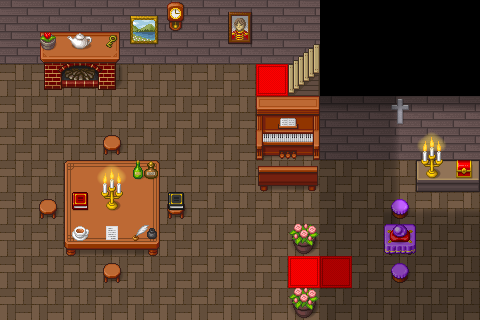

Tiled map render using the project's own tile images. Description and the whole map definition, tile-layer contents included, below:
An orthogonal 15x10 tile map with 32x32 px tiles, 6 tile layers (suelo, sombra2, suelo2, decoraciones, ...), 2 tilesets.

<map version="1.5" tiledversion="1.7.0" orientation="orthogonal" renderorder="right-down" width="15" height="10" tilewidth="32" tileheight="32" infinite="0" nextlayerid="7" nextobjectid="1">
 <tileset firstgid="1" source="tiles/[Base]BaseChip_pipo.tsx" />
 <tileset firstgid="1065" source="tiles/LightShadow_pipo.tsx" />
 <layer id="1" name="suelo" width="15" height="10">
  <data encoding="csv">
297,297,297,297,297,297,297,297,297,297,0,0,0,0,0,
297,297,297,297,297,297,297,297,297,297,0,0,0,0,0,
313,313,313,313,313,313,313,313,313,313,0,0,0,0,0,
313,313,313,313,313,313,313,313,313,313,297,297,297,297,297,
313,313,313,313,313,313,313,313,313,313,297,297,297,297,297,
313,313,313,313,313,313,313,313,313,313,313,313,313,313,313,
313,313,313,313,313,313,313,313,313,313,313,313,313,313,313,
313,313,313,313,313,313,313,313,313,313,313,313,313,313,313,
313,313,313,313,313,313,313,313,313,313,313,313,313,313,313,
313,313,313,313,313,313,313,313,313,313,313,313,313,313,313
</data>
 </layer>
 <layer id="5" name="sombra2" width="15" height="10">
  <data encoding="csv">
0,0,0,0,0,0,0,0,0,0,0,0,0,0,0,
0,0,0,0,0,0,0,0,0,0,0,0,0,0,0,
0,0,0,0,0,0,0,0,0,0,0,0,0,0,0,
0,0,0,0,0,0,0,0,0,0,0,0,0,0,0,
0,0,0,0,0,0,0,0,0,0,0,0,0,0,0,
0,0,0,0,0,0,0,0,0,0,0,0,0,0,0,
0,0,0,0,0,0,0,0,0,0,0,0,0,0,0,
0,0,0,0,0,0,0,0,0,1068,0,0,0,0,0,
0,0,0,0,0,0,0,0,0,0,0,0,0,0,0,
0,0,0,0,0,0,0,0,0,1068,0,0,0,0,0
</data>
 </layer>
 <layer id="2" name="suelo2" width="15" height="10">
  <data encoding="csv">
0,0,0,0,0,811,0,0,0,0,0,0,0,0,0,
0,833,834,835,0,0,0,0,0,319,0,0,0,0,0,
0,841,842,843,0,0,0,0,0,327,0,0,0,0,0,
0,0,0,0,0,0,0,0,844,845,0,0,0,0,0,
0,0,0,755,0,0,0,0,852,853,0,0,0,0,0,
0,0,742,743,744,0,0,0,849,851,0,0,0,678,680,
0,755,750,751,752,755,0,0,0,0,0,0,757,0,0,
0,0,758,759,760,0,0,0,0,0,0,0,749,0,0,
0,0,0,755,0,0,0,0,0,0,0,0,757,0,0,
0,0,0,0,0,0,0,0,0,0,0,0,0,0,0
</data>
 </layer>
 <layer id="3" name="decoraciones" width="15" height="10">
  <data encoding="csv">
0,0,0,0,629,0,0,630,0,0,0,0,0,0,0,
0,1002,975,1056,637,0,0,638,0,0,0,0,0,0,0,
0,0,0,0,0,0,0,0,294,0,0,0,0,0,0,
0,0,0,0,0,0,0,0,0,0,0,0,616,0,0,
0,0,0,0,0,0,0,0,0,0,0,0,0,989,0,
0,0,0,989,973,0,0,0,0,0,0,0,0,1005,994,
0,0,953,1005,0,957,0,0,0,0,0,0,0,0,0,
0,0,976,978,980,0,0,0,0,944,0,0,988,0,0,
0,0,0,0,0,0,0,0,0,294,294,0,0,0,0,
0,0,0,0,0,0,0,0,0,944,0,0,0,0,0
</data>
 </layer>
 <layer id="4" name="sombra" width="15" height="10">
  <data encoding="csv">
0,0,0,0,0,0,0,0,0,0,0,0,0,0,0,
0,0,0,0,0,0,0,0,0,0,0,0,0,0,0,
0,0,0,0,0,0,0,0,0,0,0,0,0,0,0,
0,0,0,0,0,0,0,0,0,0,1073,1073,1095,0,0,
0,0,0,0,0,0,0,0,0,0,1073,1073,1095,0,0,
0,0,0,0,0,0,0,0,0,0,1073,1073,1095,0,0,
0,0,0,0,0,0,0,0,0,0,1073,1073,1095,1073742913,1073742913,
0,0,0,0,0,0,0,0,0,0,1073,1073,1073,1073,1073,
0,0,0,0,0,0,0,0,0,0,1073,1073,1073,1073,1073,
0,0,0,0,0,0,0,0,0,0,1073,1073,1073,1073,1073
</data>
 </layer>
 <layer id="6" name="Capa de patrones 6" width="15" height="10">
  <data encoding="csv">
0,0,0,0,0,0,0,0,0,0,0,0,0,0,0,
0,0,0,0,0,0,0,0,0,0,0,0,0,0,0,
0,0,0,0,0,0,0,0,0,0,0,0,0,0,0,
0,0,0,0,0,0,0,0,0,0,1089,1089,1089,1089,1089,
0,0,0,0,0,0,0,0,0,0,0,0,0,0,0,
0,0,0,0,0,0,0,0,0,0,0,0,0,0,0,
0,0,0,0,0,0,0,0,0,0,0,0,1073742913,0,0,
0,0,0,0,0,0,0,0,0,0,0,0,0,0,0,
0,0,0,0,0,0,0,0,0,0,0,0,0,0,0,
0,0,0,0,0,0,0,0,0,0,0,0,0,0,0
</data>
 </layer>
</map>
